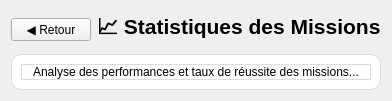
      <widget class="QWidget" name="pageStatsMissions">
       <layout class="QVBoxLayout" name="layoutStatsMissions">
        <item>
         <layout class="QHBoxLayout" name="headerStatsMission">
          <item>
           <widget class="QPushButton" name="btnRetourStatsMission">
            <property name="text">
             <string>◀ Retour</string>
            </property>
           </widget>
          </item>
          <item>
           <widget class="QLabel" name="labelTitleStatsMission">
            <property name="font">
             <font>
              <pointsize>16</pointsize>
              <bold>true</bold>
             </font>
            </property>
            <property name="text">
             <string>📈 Statistiques des Missions</string>
            </property>
           </widget>
          </item>
          <item>
           <spacer name="spacerStatsMission">
            <property name="orientation">
             <enum>Qt::Orientation::Horizontal</enum>
            </property>
            <property name="sizeHint" stdset="0">
             <size>
              <width>0</width>
              <height>0</height>
             </size>
            </property>
           </spacer>
          </item>
         </layout>
        </item>
        <item>
         <widget class="QFrame" name="frameStatsMissionPlaceholder">
          <property name="styleSheet">
           <string notr="true">background-color: white; border-radius: 10px; border: 1px solid #ddd;</string>
          </property>
          <layout class="QVBoxLayout" name="layoutStatsMissionContent">
           <item>
            <widget class="QLabel" name="labelStatsMissionMsg">
             <property name="text">
              <string>Analyse des performances et taux de réussite des missions...</string>
             </property>
             <property name="alignment">
              <set>Qt::AlignmentFlag::AlignCenter</set>
             </property>
            </widget>
           </item>
          </layout>
         </widget>
        </item>
       </layout>
      </widget>
